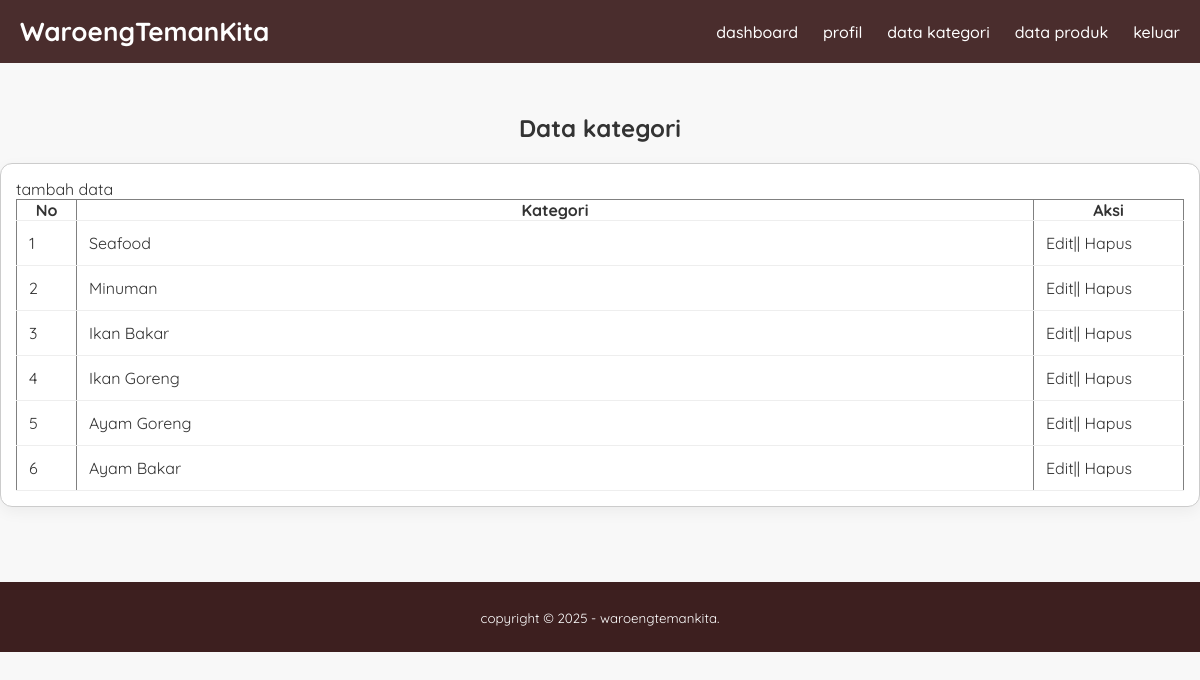
The page /admin/data-kategori.php (signed in) on the database its author committed.
### tables this page shows
CREATE TABLE `tb_kategori` (
  `category_id` int(11) NOT NULL,
  `category_name` varchar(25) NOT NULL
);

### admin/data-kategori.php (the view, shortened to what this page needs)
<?php
include '../config/db.php';
?>
<!DOCTYPE html>
<html lang="en">
<head>
    <link rel="stylesheet" href="../assets/css/style.css">
</head>
<body>
    <header>
    <div class="container">
        <h1><a href="dashboard.php">WaroengTemanKita</a></h1>
        <ul class="nav-menu" id="navMenu">
            <li><a href="dashboard.php">dashboard</a></li>
            <li><a href="profil.php">profil</a></li>
            <li><a href="data-kategori.php">data kategori</a></li>
            <li><a href="data-produk.php">data produk</a></li>
            <li><a href="keluar.php">keluar</a></li>
        </ul>
    </div>
</header>
      <div class="section">
        <div class="container">
            <h3>Data kategori</h3>
            <div class="box">
                <p><a href="tambah-kategori.php">tambah data</a></p>
            <table border= "1" cellspacing ="0" class="table">
                <thead>
                    <tr>
                        <th width="60px">No</th>
                        <th>Kategori</th>
                        <th width= "150px">Aksi</th>
                    </tr>
                </thead>
                <tbody>
                    <?php
                    $no = 1;
                    $kategori = mysqli_query($conn,"SELECT * FROM tb_kategori ORDER BY category_id DESC");
                    if(mysqli_num_rows($kategori) > 0){
                    while($row = mysqli_fetch_array($kategori)){
                    ?>
                    <tr>
                        <td><?php echo $no++ ?></td>
                        <td><?php echo $row['category_name'] ?></td>
                        <td>
                            <a href="edit-kategori.php?id=<?php echo $row['category_id'] ?>">Edit</a>|| <a href="proses-hapus.php?idk=<?php echo $row['category_id']?>" onclick="return confirm('yakin ingin hapus?')">Hapus</a>
                        </td>
                    </tr>
                    <?php }}else{?>
                        <tr>
                        <td colspan="3">tidak ada data</td>
                        </tr>
                   <?php } ?>
                </tbody>
            </table>
            </div>
        </div>
      </div>
    <footer>
        <div class="container">
        <small>copyright &copy; 2025 - waroengtemankita.</small>
        </div>
    </footer>
</body>
</html>

### assets/css/style.css (style rules this page uses)
* { margin: 0; padding: 0; box-sizing: border-box; font-family: 'Quicksand', sans-serif; }
body { background-color: #f8f8f8; color: #333; }
a { color: inherit; text-decoration: none; }
.container { width: 100%; max-width: 1200px; margin: auto; }
header { background-color: #4a2d2d; color: #fff; }
header .container { display: flex; justify-content: space-between; align-items: center; padding: 0 20px; }
header h1 a { display: flex; align-items: center; text-decoration: none; color: inherit; }
header h1 { padding: 15px 0; font-size: 26px; }
.nav-menu { list-style: none; display: flex; gap: 25px; }
header ul li a { font-weight: 500; transition: .3s; }
.nav-menu { display: flex; }
.section { padding: 50px 0; }
.section h3 { text-align: center; font-size: 32px; margin-bottom: 40px; }
.box { background-color: #fff; border-radius: 12px; padding: 20px; margin-bottom: 25px; box-shadow: 0 5px 15px rgba(0,0,0,.05); }
.table { width: 100%; border-collapse: collapse; }
.table tr { border-bottom: 1px solid #eee; }
.table tr td { padding: 12px; }
.box { background-color: #fff; border: 1px solid #ccc; padding: 15px; box-sizing: border-box; display: flex; flex-wrap: wrap; }
.container h3 { margin-bottom: 20px; color: #333; font-size: 24px; }
footer { background: #3d1f1f; color: #fff; text-align: center; padding: 25px 0; }

### rows shown on the page
tb_kategori: category_name "Seafood"
tb_kategori: category_name "Minuman"
tb_kategori: category_name "Ikan Bakar"
tb_kategori: category_name "Ikan Goreng"
tb_kategori: category_name "Ayam Goreng"
tb_kategori: category_name "Ayam Bakar"
